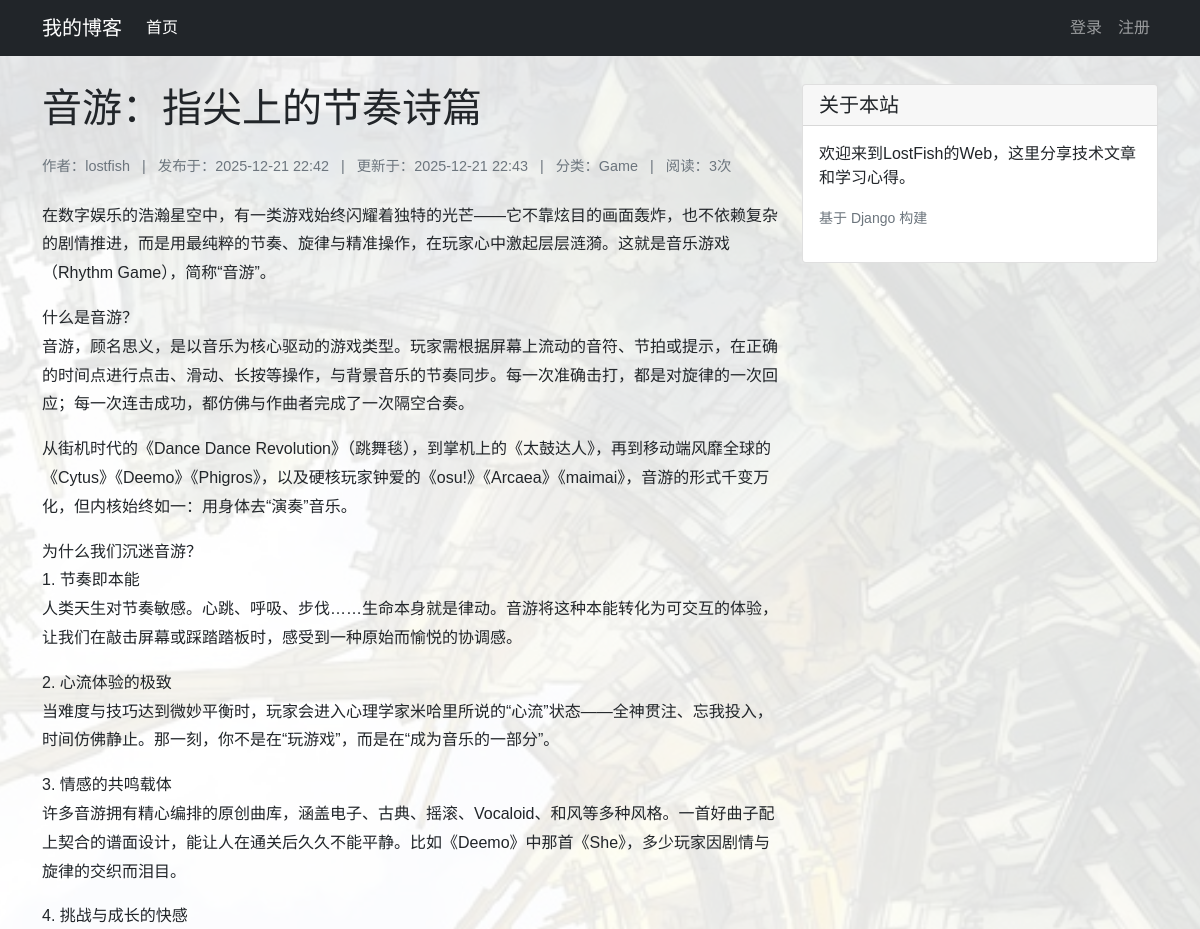
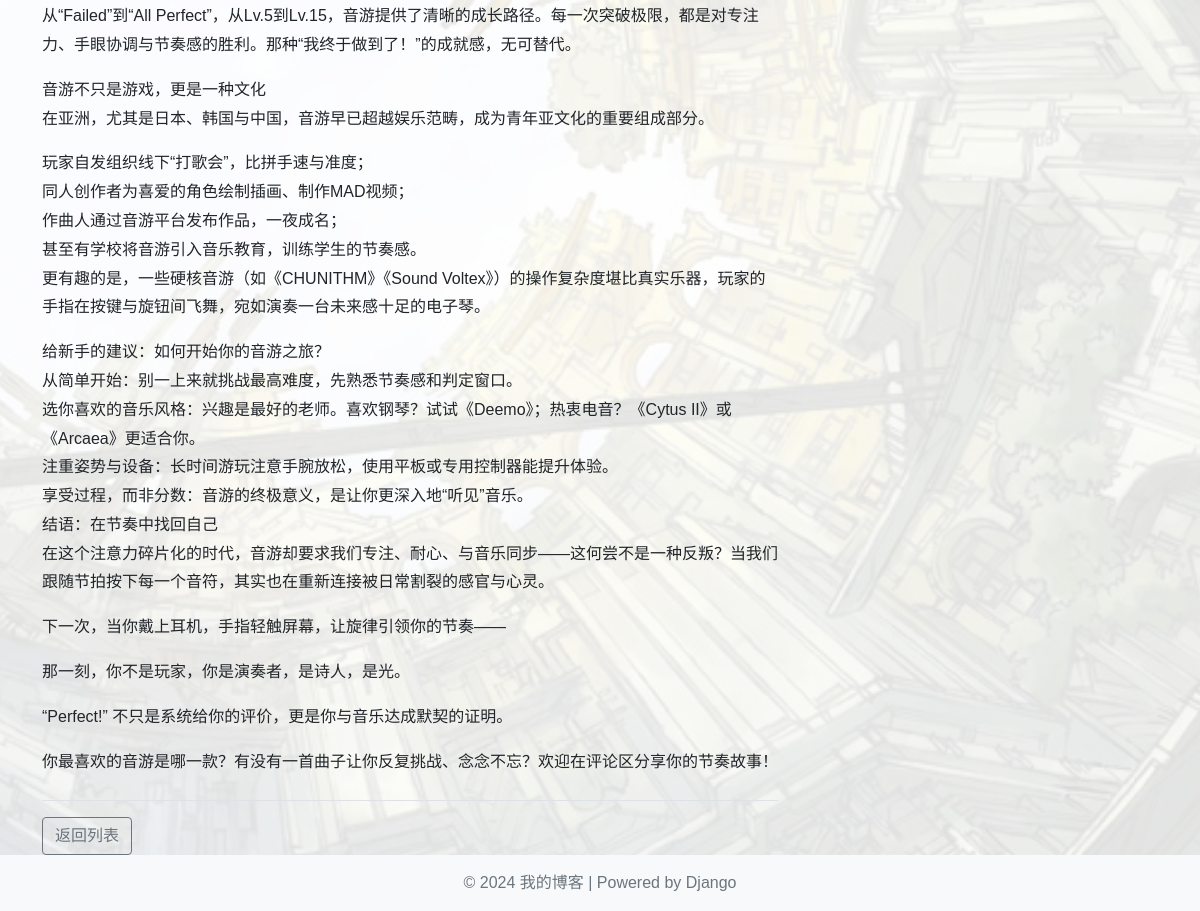
The app's page /post/2/ with its own data (2 pictures, top to bottom).
### blog/models.py (models this page shows, shortened)
class Post(models.Model):
    title = models.CharField('标题', max_length=200)
    content = models.TextField('内容')
    excerpt = models.CharField('摘要', max_length=200, blank=True)
    created = models.DateTimeField('创建时间', default=timezone.now)
    updated = models.DateTimeField('更新时间', auto_now=True)
    category = models.ForeignKey(Category, verbose_name='分类', on_delete=models.CASCADE)
    tags = models.ManyToManyField(Tag, verbose_name='标签', blank=True)
    author = models.ForeignKey(User, verbose_name='作者', on_delete=models.CASCADE,
                               null=True, blank=True)
    views = models.PositiveIntegerField('阅读量', default=0)
    def increase_views(self):
        self.views += 1
        self.save(update_fields=['views'])
    class Meta:
        verbose_name = '文章'
        verbose_name_plural = '文章'
        ordering = ['-created']

class Category(models.Model):
    name = models.CharField('分类名', max_length=100)
    class Meta:
        verbose_name = '分类'
        verbose_name_plural = '分类'

### blog/views.py (the view)
# urls.py: path('post/<int:pk>/', views.post_detail, name='post_detail'),
def post_detail(request, pk):
    post = get_object_or_404(Post, pk=pk)
    post.increase_views()  # 增加阅读量
    return render(request, 'blog/detail.html', {'post': post})

### templates/blog/detail.html (shortened to what this page needs)
{% extends 'base.html' %}
{% block content %}
<article>
    <h1 class="mb-4">{{ post.title }}</h1>
    <div class="post-meta mb-4">
        <span>作者：{{ post.author.username }}</span>
        <span class="mx-2">|</span>
        <span>发布于：{{ post.created|date:"Y-m-d H:i" }}</span>
        <span class="mx-2">|</span>
        <span>更新于：{{ post.updated|date:"Y-m-d H:i" }}</span>
        <span class="mx-2">|</span>
        <span>分类：{{ post.category.name }}</span>
        <span class="mx-2">|</span>
        <span>阅读：{{ post.views }}次</span>
    </div>
    <div class="post-content mb-4">
        {{ post.content|linebreaks }}
    </div>
    <div class="border-top pt-3">
        <a href="{% url 'index' %}" class="btn btn-outline-secondary">返回列表</a>
    </div>
</article>
{% endblock %}

### static/css/style.css (style rules this page uses)
html body { background-image: url('../images/background.jpg'); background-size: cover; background-position: center center; background-repeat: no-repeat; background-attachment: fixed; min-height: 100vh; position: relative; background-color: transparent !important; }
html body::before { content: ''; position: fixed; top: 0; left: 0; width: 100%; height: 100%; background-color: rgba(255, 255, 255, 0.85); z-index: -1; }

### records on screen
Post: title "音游：指尖上的节奏诗篇", author.username "lostfish", created "2025-12-21 22:42", updated "2025-12-21 22:43", category.name "Game", views "3", content "在数字娱乐的浩瀚星空中，有一类游戏始终闪耀着独特的光芒——它不靠炫目的画面轰炸，也不依赖复杂的剧情推进，而是用最纯粹的节奏、旋律与精准操作，在玩家心中激起层层涟漪。这就是音乐游戏（Rhythm Game），简称“音游”。 什么是音游？ 音游，顾名思义，是以音乐为核心驱动的游戏类型。玩家需根据屏幕上流动的音符、节拍或提示，在正确的时间点进行点击、滑动、长按等操作，与背景音乐的节奏同步。每一次准确击打，都是对旋律的一次回应；每一次连击成功，都仿佛与作曲者完成了一次隔空合奏。 从街机时代的《Dance Dance Revolution》（跳舞毯），到掌机上的《太鼓达人》，再到移动端风靡全球的《Cytus》《Deemo》《Phigros》，以及硬核玩家钟爱的《osu!》《Arcaea》《maimai》，音游的形式千变万化，但内核始终如一：用身体去“演奏”音乐。 为什么我们沉迷音游？ 1. 节奏即本能 人类天生对节奏敏感。心跳、呼吸、步伐……生命本身就是律动。音游将这种本能转化为可交互的体验，让我们在敲击屏幕或踩踏踏板时，感受到一种原始而愉悦的协调感。 2. 心流体验的极致 当难度与技巧达到微妙平衡时，玩家会进入心理学家米哈里所说的“心流”状态——全神贯注、忘我投入，时间仿佛静止。那一刻，你不是在“玩游戏”，而是在“成为音乐的一部分”。 3. 情感的共鸣载体 许多音游拥有精心编排的原创曲库，涵盖电子、古典、摇滚、Vocaloid、和风等多种风格。一首好曲子配上契合的谱面设计，能让人在通关后久久不能平静。比如《Deemo》中那首《She》，多少玩家因剧情与旋律的交织而泪目。 4.…"
